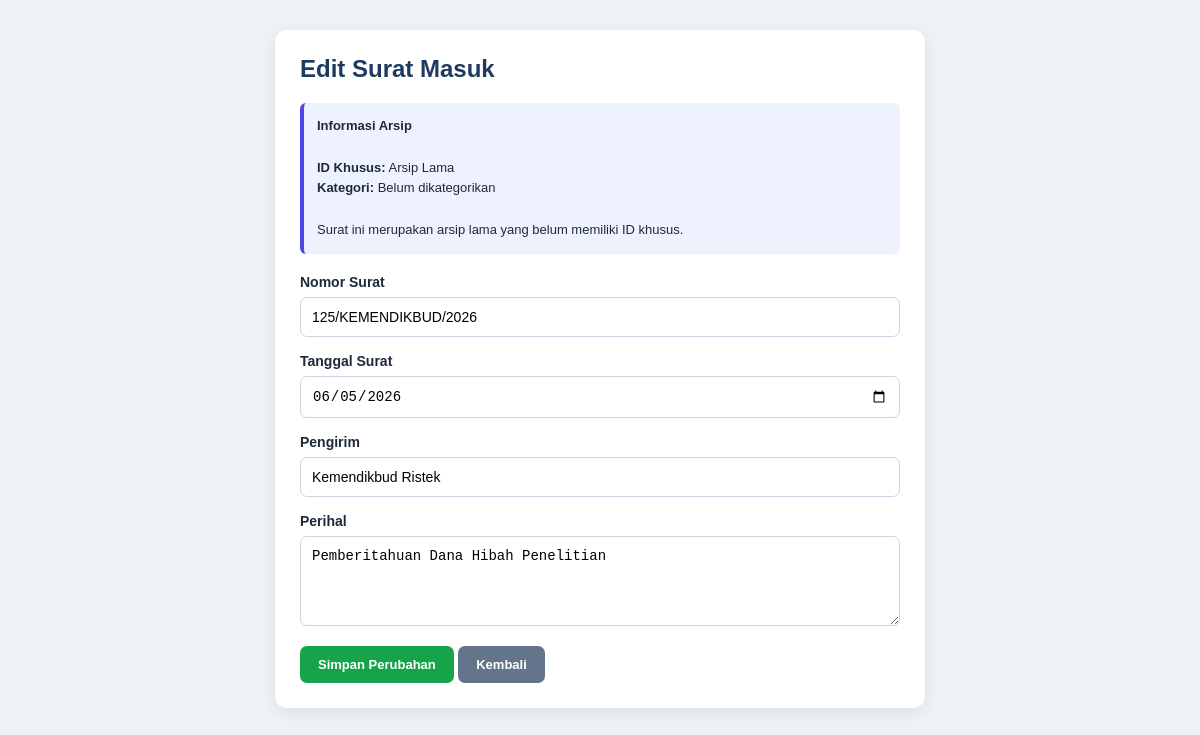
The app's page /edit_surat.php?id=2 (signed in) with its own data.
### tables this page shows
CREATE TABLE `surat_masuk` (
  `id` int(11) NOT NULL,
  `nomor_surat` varchar(100) NOT NULL,
  `tanggal_surat` date NOT NULL,
  `pengirim` varchar(100) NOT NULL,
  `perihal` varchar(255) NOT NULL,
  `file_surat` varchar(255) NOT NULL
);

### edit_surat.php (the view, shortened to what this page needs)
<?php
require_once 'koneksi.php';
function aman_edit($nilai) {
    return htmlspecialchars(
        (string)($nilai ?? ''),
        ENT_QUOTES,
        'UTF-8'
    );
}
$id = filter_input(
    INPUT_GET,
    'id',
    FILTER_VALIDATE_INT,
    ['options' => ['min_range' => 1]]
);
$stmt = mysqli_prepare(
    $koneksi,
    "SELECT * FROM surat_masuk WHERE id = ?"
);
mysqli_stmt_bind_param($stmt, 'i', $id);
mysqli_stmt_execute($stmt);
$result = mysqli_stmt_get_result($stmt);
$d = mysqli_fetch_assoc($result);
$memiliki_id = !empty($d['kode_khusus']);
?>
<!DOCTYPE html>
<html lang="id">
<head>
</head>
<body>
<div class="container">
<h2>Edit Surat Masuk</h2>
<div class="info">
    <strong>Informasi Arsip</strong>
    <br><br>
    <strong>ID Khusus:</strong>
    <?php
        echo $memiliki_id
            ? aman_edit($d['kode_khusus'])
            : 'Arsip Lama';
    ?>
    <br>
    <strong>Kategori:</strong>
    <?php
        echo !empty($d['kategori_surat'])
            ? aman_edit($d['kategori_surat'])
            : 'Belum dikategorikan';
    ?>
    <br><br>
    <?php if ($memiliki_id): ?>
        ID khusus dan kategori tidak dapat
        diubah melalui halaman ini.
    <?php else: ?>
        Surat ini merupakan arsip lama yang
        belum memiliki ID khusus.
    <?php endif; ?>
</div>
<form method="POST">
    <div class="form-group">
        <label>Nomor Surat</label>
        <input
            type="text"
            name="nomor_surat"
            class="form-control"
            maxlength="100"
            value="<?php
                echo aman_edit($d['nomor_surat']);
            ?>"
            required
        >
    </div>
    <div class="form-group">
        <label>Tanggal Surat</label>
        <input
            type="date"
            name="tanggal_surat"
            class="form-control"
            value="<?php
                echo aman_edit($d['tanggal_surat']);
            ?>"
            required
        >
    </div>
    <div class="form-group">
        <label>Pengirim</label>
        <input
            type="text"
            name="pengirim"
            class="form-control"
            maxlength="100"
            value="<?php
                echo aman_edit($d['pengirim']);
            ?>"
            required
        >
    </div>
    <div class="form-group">
        <label>Perihal</label>
        <textarea
            name="perihal"
            class="form-control"
            maxlength="255"
            required
        ><?php echo aman_edit($d['perihal']); ?></textarea>
    </div>
    <button
        type="submit"
        name="update"
        value="1"
        class="btn btn-simpan"
    >
        Simpan Perubahan
    </button>
    <a
        href="index.php?page=surat_masuk"
        class="btn btn-kembali"
    >
        Kembali
    </a>
</form>
</div>
</body>
</html>

### edit_surat.php (style rules this page uses)
* { box-sizing: border-box; }
body { font-family: Arial, sans-serif; background: #eef2f5; margin: 0; padding: 30px 15px; color: #1e293b; }
.container { background: white; max-width: 650px; margin: 0 auto; padding: 25px; border-radius: 12px; box-shadow: 0 4px 15px rgba(0,0,0,0.08); }
h2 { margin-top: 0; color: #1e3a5f; }
.form-group { margin-bottom: 16px; }
label { display: block; font-weight: bold; margin-bottom: 7px; font-size: 14px; }
.form-control { width: 100%; padding: 11px; border: 1px solid #cbd5e1; border-radius: 7px; font-size: 14px; }
textarea { min-height: 90px; resize: vertical; }
.info { background: #eef2ff; padding: 13px; border-left: 4px solid #4f46e5; border-radius: 6px; margin-bottom: 20px; font-size: 13px; line-height: 1.6; }
.btn { display: inline-block; padding: 11px 18px; border: none; border-radius: 7px; font-weight: bold; text-decoration: none; font-size: 13px; cursor: pointer; }
.btn-simpan { background: #16a34a; color: white; }
.btn-kembali { background: #64748b; color: white; }

### records on screen
surat_masuk: nomor_surat "125/KEMENDIKBUD/2026", tanggal_surat "06/05/2026", pengirim "Kemendikbud Ristek", perihal "Pemberitahuan Dana Hibah Penelitian"
